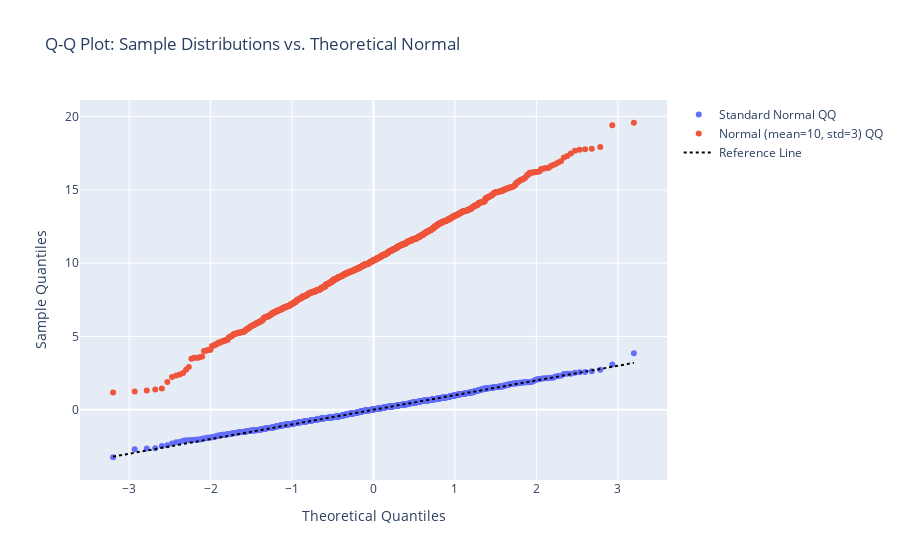

Notebook code for this chart:
### Markdown cell above
### Q-Q plots for the two distributions

### Code cell
import scipy.stats as st
import plotly.graph_objects as go

# Compute Q-Q plot data for sample1 (standard normal)
qq1 = st.probplot(sample1, dist="norm", plot=None)
theoretical_q1, sample_q1 = qq1[0]

# Compute Q-Q plot data for sample2 (normal with mean=10, std=3)
qq2 = st.probplot(sample2, dist="norm", plot=None)
theoretical_q2, sample_q2 = qq2[0]

fig_qq = go.Figure()

fig_qq.add_trace(go.Scatter(
    x=theoretical_q1,
    y=sample_q1,
    mode='markers',
    name='Standard Normal QQ'
))
fig_qq.add_trace(go.Scatter(
    x=theoretical_q2,
    y=sample_q2,
    mode='markers',
    name='Normal (mean=10, std=3) QQ'
))
# Reference line y=x for comparison
min_val = min(theoretical_q1.min(), theoretical_q2.min())
max_val = max(theoretical_q1.max(), theoretical_q2.max())
fig_qq.add_trace(go.Scatter(
    x=[min_val, max_val],
    y=[min_val, max_val],
    mode='lines',
    line=dict(dash='dot', color='black'),
    name='Reference Line'
))

fig_qq.update_layout(
    title="Q-Q Plot: Sample Distributions vs. Theoretical Normal",
    xaxis_title="Theoretical Quantiles",
    yaxis_title="Sample Quantiles"
)
fig_qq.show()

### Figure 1 — Plotly figure (JSON) as saved in the notebook; plotly's stock layout.template omitted (floating-point values rounded to 4 significant figures; data arrays with more than 128 entries replaced by an {"elided": "..."} marker saying what was removed)
{"data": [{"mode": "markers", "name": "Standard Normal QQ", "type": "scatter", "x": {"elided": "1000 float values"}, "y": {"elided": "1000 float values"}}, {"mode": "markers", "name": "Normal (mean=10, std=3) QQ", "type": "scatter", "x": {"elided": "1000 float values"}, "y": {"elided": "1000 float values"}}, {"line": {"color": "black", "dash": "dot"}, "mode": "lines", "name": "Reference Line", "type": "scatter", "x": [-3.198, 3.198], "y": [-3.198, 3.198]}], "layout": {"title": {"text": "Q-Q Plot: Sample Distributions vs. Theoretical Normal"}, "xaxis": {"title": {"text": "Theoretical Quantiles"}}, "yaxis": {"title": {"text": "Sample Quantiles"}}}}
